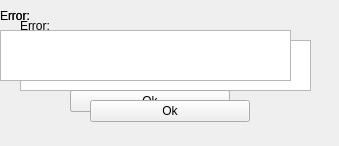
<?xml version="1.0" encoding="UTF-8"?>
<ui version="4.0">
 <class>Form</class>
 <widget class="QWidget" name="Form">
  <property name="geometry">
   <rect>
    <x>0</x>
    <y>0</y>
    <width>339</width>
    <height>146</height>
   </rect>
  </property>
  <property name="windowTitle">
   <string>Form</string>
  </property>
  <widget class="QLabel" name="label">
   <property name="geometry">
    <rect>
     <x>20</x>
     <y>10</y>
     <width>61</width>
     <height>31</height>
    </rect>
   </property>
   <property name="text">
    <string>Error:</string>
   </property>
  </widget>
  <widget class="QListView" name="listView">
   <property name="geometry">
    <rect>
     <x>20</x>
     <y>40</y>
     <width>291</width>
     <height>51</height>
    </rect>
   </property>
  </widget>
  <widget class="QListView" name="listView_2">
   <property name="geometry">
    <rect>
     <x>0</x>
     <y>30</y>
     <width>291</width>
     <height>51</height>
    </rect>
   </property>
  </widget>
  <widget class="QSplitter" name="splitter_2">
   <property name="geometry">
    <rect>
     <x>70</x>
     <y>90</y>
     <width>160</width>
     <height>22</height>
    </rect>
   </property>
   <property name="orientation">
    <enum>Qt::Horizontal</enum>
   </property>
   <widget class="QPushButton" name="pushButton_2">
    <property name="text">
     <string>Ok</string>
    </property>
   </widget>
  </widget>
  <widget class="QLabel" name="label_2">
   <property name="geometry">
    <rect>
     <x>0</x>
     <y>0</y>
     <width>61</width>
     <height>31</height>
    </rect>
   </property>
   <property name="text">
    <string>Error:</string>
   </property>
  </widget>
  <widget class="QListView" name="listView_3">
   <property name="geometry">
    <rect>
     <x>0</x>
     <y>30</y>
     <width>291</width>
     <height>51</height>
    </rect>
   </property>
  </widget>
  <widget class="QSplitter" name="splitter_3">
   <property name="geometry">
    <rect>
     <x>70</x>
     <y>90</y>
     <width>160</width>
     <height>22</height>
    </rect>
   </property>
   <property name="orientation">
    <enum>Qt::Horizontal</enum>
   </property>
   <widget class="QPushButton" name="pushButton_3">
    <property name="text">
     <string>Ok</string>
    </property>
   </widget>
  </widget>
  <widget class="QLabel" name="label_3">
   <property name="geometry">
    <rect>
     <x>0</x>
     <y>0</y>
     <width>61</width>
     <height>31</height>
    </rect>
   </property>
   <property name="text">
    <string>Error:</string>
   </property>
  </widget>
  <widget class="QSplitter" name="splitter">
   <property name="geometry">
    <rect>
     <x>90</x>
     <y>100</y>
     <width>160</width>
     <height>22</height>
    </rect>
   </property>
   <property name="orientation">
    <enum>Qt::Horizontal</enum>
   </property>
   <widget class="QPushButton" name="pushButton">
    <property name="text">
     <string>Ok</string>
    </property>
   </widget>
  </widget>
 </widget>
 <resources/>
 <connections/>
</ui>
